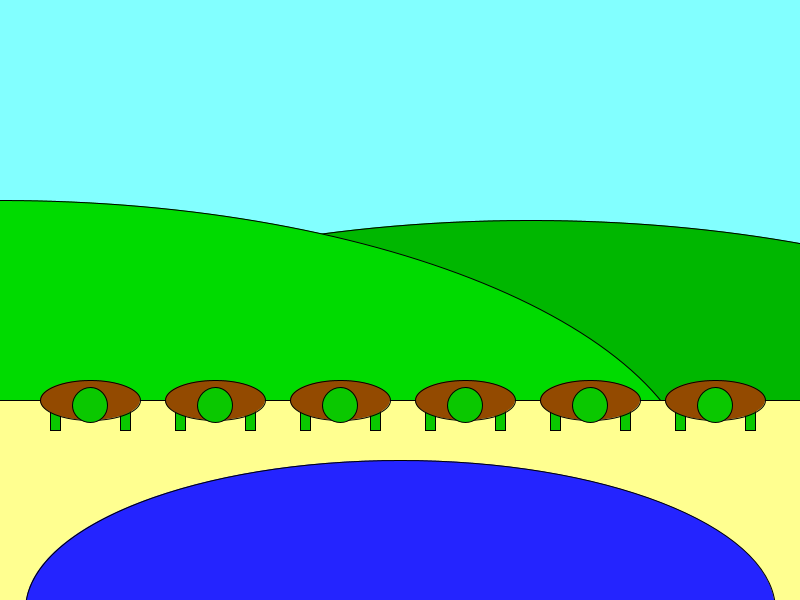
Frame 1 (no input)
Frame 60 (the mouse pressed at the canvas centre just before this capture): identical to frame 1, image omitted
Frame 120 (the mouse held since frame 60 and released just before this capture): identical to frame 1, image omitted

The Processing sketch that drew this single still picture (run headless with seeded random() and noise(); from frame 60 on, the mouse is pressed at the canvas centre):

// Processing sketch: Turtles
// ── Turtles.pde
void setup() {
  size(800, 600);
  background(0);
}

void draw() {
  background(130,255,255);
  fill(0,183,0);
  ellipse(530,520,1400,600);
  fill(0,219,0);
  ellipse(0,500,1400,600);
  fill(255,255,144);
  rect(-10,400,810,600);
  fill(36,36,255);
  ellipse(400,610,750,300);
  
 
  int i = 0;
  while (i < 6) {
    turtle(90 + i * 125, 400);
    i += 1;
  }
}

void turtle(int x, int y) {
  fill(10, 200, 0);
  rect(x-40, y, 10, 30);
  rect(x+30, y, 10, 30);
  fill(147, 74, 0);
  ellipse(x, y, 100, 40);
  fill(10, 200, 0);
  ellipse(x, y+5, 35, 35);
}
